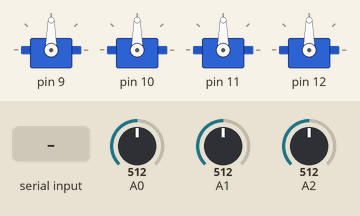
This sketch was run on a simulated Arduino Uno, built with avr-gcc and run on an emulated ATmega328P. On the bench: 4 × servo. Inputs (shaded band) come from the test bench; at power-on: A0 = 512, A1 = 512, A2 = 512.

Above: at 1.2 s.
1.3 s: "p90\n" received over Serial
At 2.5 s:
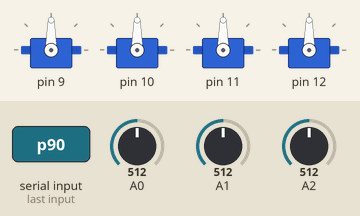
2.8 s: "p,45\n" received over Serial
At 3.6 s:
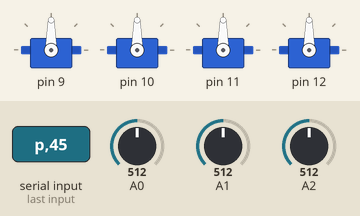
4.3 s: "p" received over Serial
At 5.35 s:
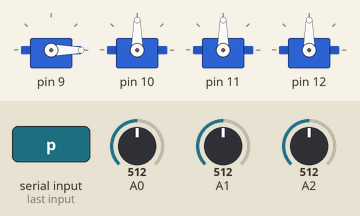
Timing chart, 0 to 7.3 s (numbered marks = the images above; inputs shaded):
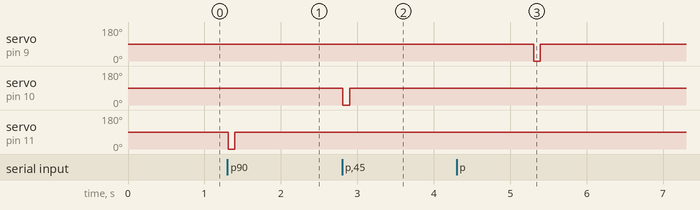

The sketch:

Demo.ino
```cpp
/* References
 https://www.arduino.cc/en/Tutorial/LibraryExamples/Sweep
 https://wiki.dfrobot.com.cn/_SKU_SEN0293_SEN0294_SEN0295_SEN0296_SEN0297_SEN0298_SEN0299__%E8%96%84%E8%86%9C%E5%8E%8B%E5%8A%9B%E4%BC%A0%E6%84%9F%E5%99%A8
*/

#include <Servo.h>

const int servo_num = 4;
Servo myservo[servo_num];
// twelve Servo objects can be created on most boards

#define sensorPin(x) (A0 + x)

int cycle_time = 720;

const int num_samples = 3;

int x = 0;
int threshold = num_samples;
float last_avg = 0, current_avg = 0;
int waiting_time = 1;

void setup() {
  Serial.begin(9600);
  myservo[0].attach(9);
  myservo[1].attach(10);
  myservo[2].attach(11);
  myservo[3].attach(12);
}

unsigned long press_delay_time = 0;

int op_code = 0;

void loop() {
  if (Serial.available())
  {
    int op_code = Serial.read();
    if (op_code == 'i')
    {
      Serial.println("cycle_time: " + String(cycle_time));
      Serial.println("threshold: " + String(threshold));
    }
    else if (op_code == 's')
    {
      int parameter = Serial.read();
      int value = Serial.parseInt();
      if (parameter == 'c')
      {
        cycle_time = value;
      }
      else if (parameter == 't')
      {
        threshold = value;
      }
    }
    else if (op_code == 'p')
    {
      int servo_index = Serial.parseInt();
      servo_index %= servo_num;

      myservo[servo_index].write(180);

      do
      {
        delay(waiting_time);
        current_avg = 0;
        for (int count = 0; count < num_samples; count++)
        {
          x = analogRead(sensorPin(servo_index));
          current_avg += x;
        }
      }
      while (current_avg <= threshold);

      myservo[servo_index].write(90);

      last_avg = 0;
      current_avg = 0;

      unsigned long press_start_time = millis();

      myservo[servo_index].write(180);

      do
      {
        last_avg = current_avg;
        delay(waiting_time);
        current_avg = 0;
        for (int count = 0; count < num_samples; count++)
        {
          x = analogRead(sensorPin(servo_index));
          current_avg += x;
        }
      }
      while (current_avg > last_avg);

      myservo[servo_index].write(90);

      unsigned long press_end_time = millis();

      press_delay_time = press_end_time - press_start_time;

      last_avg = 1024 * num_samples;
      current_avg = 1024 * num_samples;

      press_start_time = millis();

      myservo[servo_index].write(0);

      int press_release_time = max(2 * press_delay_time, cycle_time / 8);
      delay (press_release_time);

      myservo[servo_index].write(90);
    }
  }

  delay(10);
}
```

Measured:
- after the input at 1.3 s, servo on pin 11: 90° → 0° at once, → 90° 0.09 s later
- after the input at 2.8 s, servo on pin 10: 90° → 0° at once, → 90° 0.09 s later
- after the input at 4.3 s, servo on pin 9: 90° → 0° after 1.0 s, → 90° 0.09 s later
